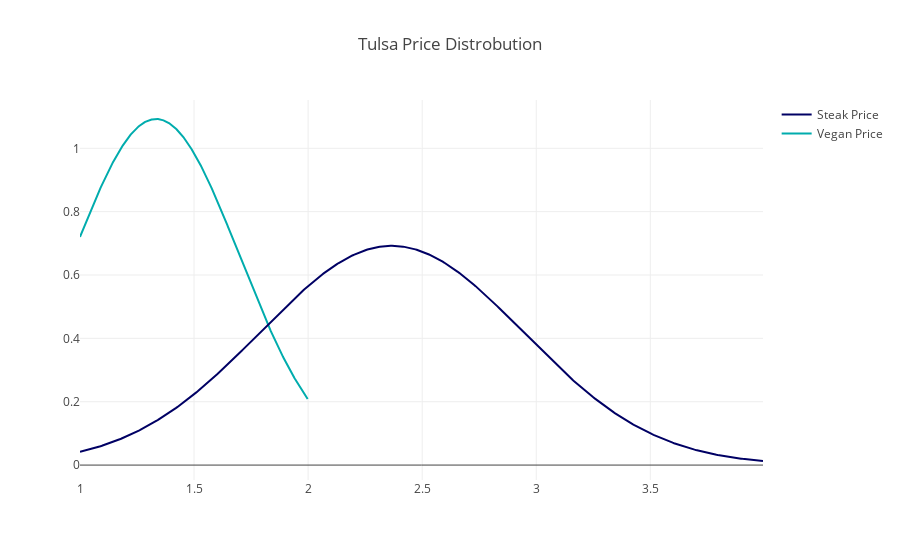

Write notebook code for a chart like this one.
### Code cell
tul1 = df[(df['city']=='tulsa')&(df['category']=='vegan')]['price']  
tul2 = df[(df['city']=='tulsa')&(df['category']=='steak')]['price']  
hist_data = [tul1, tul2]

group_labels = ['Vegan Price', 'Steak Price']

colors = ['rgb(0,172, 173)', 'rgb(0, 0, 100)']
tul_fig1 = ff.create_distplot(hist_data, group_labels, bin_size=.2, colors=colors, show_hist=False, curve_type='normal', show_rug=False)
tul_fig1['layout'].update(title='Tulsa Price Distrobution')

plotly.offline.iplot(tul_fig1, filename='Distplot with Multiple Datasets')

### Figure 1 — Plotly figure (JSON) as saved in the notebook; plotly's stock layout.template omitted (floating-point values rounded to 4 significant figures; data arrays with more than 128 entries replaced by an {"elided": "..."} marker saying what was removed)
{"data": [{"legendgroup": "Vegan Price", "marker": {"color": "rgb(0,172, 173)"}, "mode": "lines", "name": "Vegan Price", "showlegend": true, "type": "scatter", "uid": "2c4c44ae-30b0-11e9-90fd-acde48001122", "x": {"elided": "500 float values"}, "xaxis": "x", "y": {"elided": "500 float values"}, "yaxis": "y"}, {"legendgroup": "Steak Price", "marker": {"color": "rgb(0, 0, 100)"}, "mode": "lines", "name": "Steak Price", "showlegend": true, "type": "scatter", "uid": "2c4c461e-30b0-11e9-bb73-acde48001122", "x": {"elided": "500 float values"}, "xaxis": "x", "y": {"elided": "500 float values"}, "yaxis": "y"}], "layout": {"barmode": "overlay", "hovermode": "closest", "legend": {"traceorder": "reversed"}, "title": "Tulsa Price Distrobution", "xaxis": {"anchor": "y2", "domain": [0, 1], "zeroline": false}, "yaxis": {"anchor": "free", "domain": [0, 1], "position": 0}}}
